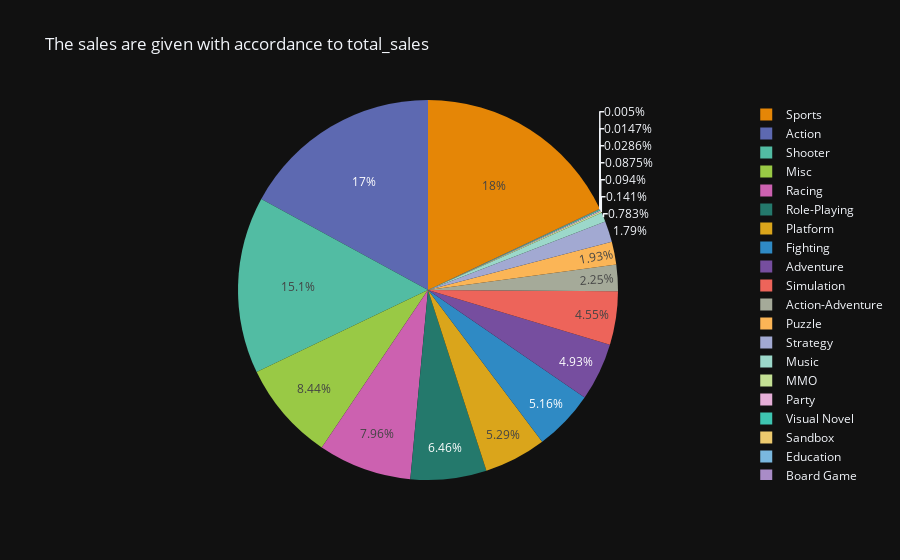
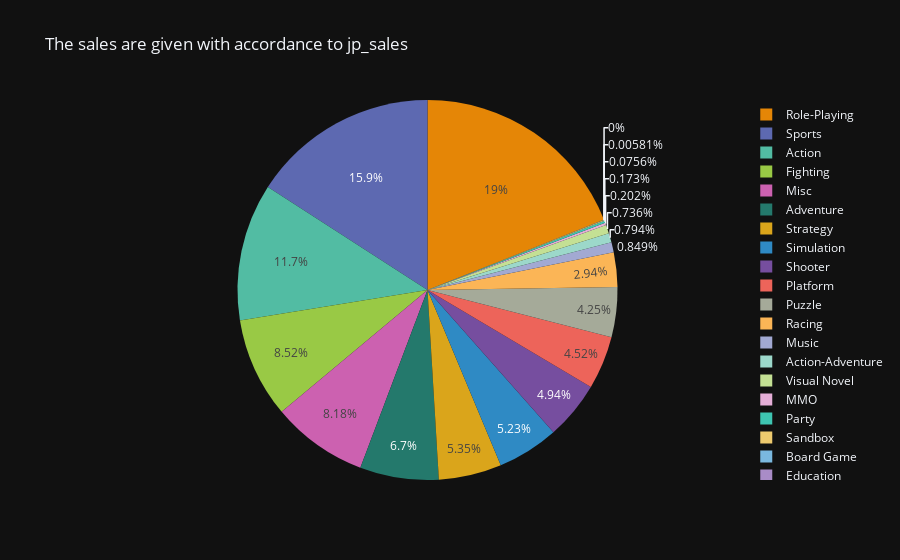
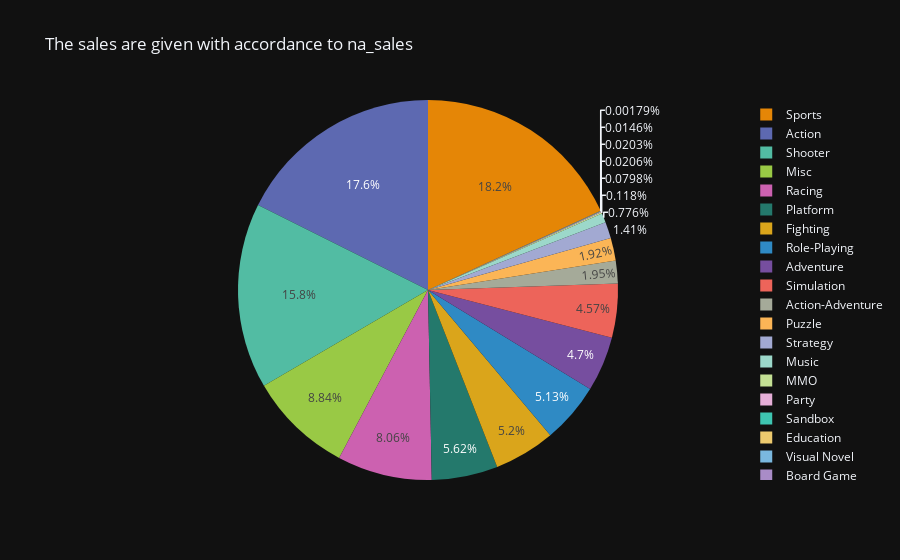
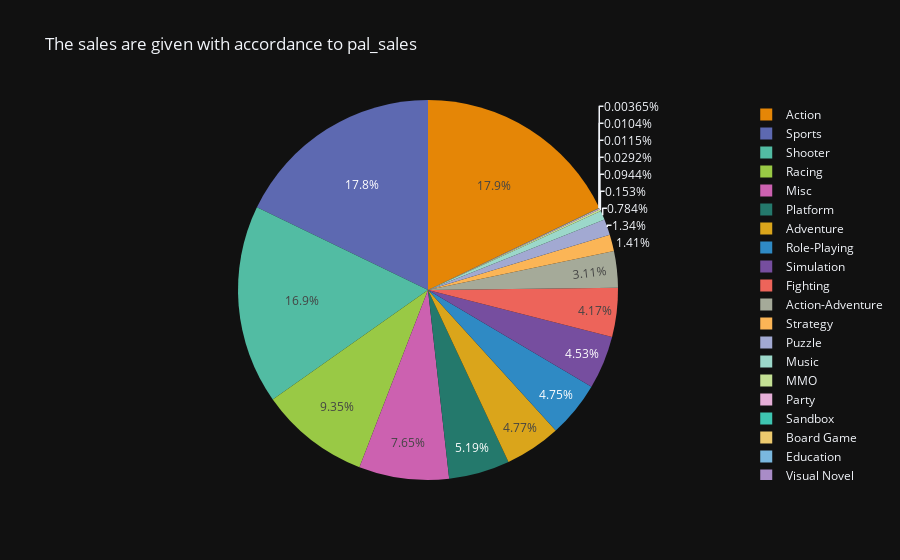

Notebook cell for these charts, in order:
### Markdown cell above
# THIS DISPLAYS WHICH GENRE IS PREFERED ON THE BASIS OF THE SALES

### Code cell
for key_a in salesarr:
    HighestDf = dfN_PopularConsole.sort_values(by=f'{key_a}', ascending = False)[:15]
    for key_b, value_b in salesarr.items():
        if key_b == key_a:
            figHist = px.histogram(HighestDf, x= HighestDf['console'], y = HighestDf[f'{key_b}'], color=HighestDf['console'], labels={'console': 'Console',f'{key_b}':'copies in million'}, color_discrete_sequence= ["#4E79A7", "#F28E2B", "#E15759", "#76B7B2", "#59A14F", "#EDC949", "#AF7AA1", "#FF9DA7", "#9C755F", "#BAB0AC", "#1F77B4", "#FF7F0E", "#2CA02C", "#D62728", "#9467BD"], text_auto=True, title=f'Top Consoles that contributed to {value_b}')
            figHist.show()

dfN_PopularGenre = dfN.drop(columns='release_date').drop(columns='last_update').groupby(['genre'], as_index=False).sum().copy()

for value in salesarr:
    pie_fig = px.pie(dfN_PopularGenre, values=f'{value}', names='genre',labels={f'{value}':f'{value}', 'genre':'Genre'}, color_discrete_sequence=px.colors.qualitative.Vivid, title=f'The sales are given with accordance to {value}')
    pie_fig.show()

### Figure 1 — Plotly figure (JSON) as saved in the notebook; plotly's stock layout.template omitted (floating-point values rounded to 4 significant figures)
{"data": [{"domain": {"x": [0.0, 1.0], "y": [0.0, 1.0]}, "hovertemplate": "Genre=%{label}<br>total_sales=%{value}<extra></extra>", "labels": ["Action", "Action-Adventure", "Adventure", "Board Game", "Education", "Fighting", "MMO", "Misc", "Music", "Party", "Platform", "Puzzle", "Racing", "Role-Playing", "Sandbox", "Shooter", "Simulation", "Sports", "Strategy", "Visual Novel"], "legendgroup": "", "name": "", "showlegend": true, "values": [1126.0, 148.5, 325.4, 0.33, 0.97, 341.1, 9.31, 557.8, 51.75, 6.21, 349.1, 127.3, 525.8, 426.8, 1.89, 995.5, 300.6, 1188.0, 118.3, 5.78], "type": "pie"}], "layout": {"legend": {"tracegroupgap": 0}, "title": {"text": "The sales are given with accordance to total_sales"}, "piecolorway": ["rgb(229, 134, 6)", "rgb(93, 105, 177)", "rgb(82, 188, 163)", "rgb(153, 201, 69)", "rgb(204, 97, 176)", "rgb(36, 121, 108)", "rgb(218, 165, 27)", "rgb(47, 138, 196)", "rgb(118, 78, 159)", "rgb(237, 100, 90)", "rgb(165, 170, 153)"]}}

### Figure 2 — Plotly figure (JSON) as saved in the notebook; plotly's stock layout.template omitted (floating-point values rounded to 4 significant figures)
{"data": [{"domain": {"x": [0.0, 1.0], "y": [0.0, 1.0]}, "hovertemplate": "Genre=%{label}<br>jp_sales=%{value}<extra></extra>", "labels": ["Action", "Action-Adventure", "Adventure", "Board Game", "Education", "Fighting", "MMO", "Misc", "Music", "Party", "Platform", "Puzzle", "Racing", "Role-Playing", "Sandbox", "Shooter", "Simulation", "Sports", "Strategy", "Visual Novel"], "legendgroup": "", "name": "", "showlegend": true, "values": [80.3, 5.46, 46.11, 0.04, 0.0, 58.61, 1.39, 56.24, 5.84, 1.19, 31.08, 29.27, 20.23, 130.6, 0.52, 33.99, 35.98, 109.3, 36.8, 5.06], "type": "pie"}], "layout": {"legend": {"tracegroupgap": 0}, "title": {"text": "The sales are given with accordance to jp_sales"}, "piecolorway": ["rgb(229, 134, 6)", "rgb(93, 105, 177)", "rgb(82, 188, 163)", "rgb(153, 201, 69)", "rgb(204, 97, 176)", "rgb(36, 121, 108)", "rgb(218, 165, 27)", "rgb(47, 138, 196)", "rgb(118, 78, 159)", "rgb(237, 100, 90)", "rgb(165, 170, 153)"]}}

### Figure 3 — Plotly figure (JSON) as saved in the notebook; plotly's stock layout.template omitted (floating-point values rounded to 4 significant figures)
{"data": [{"domain": {"x": [0.0, 1.0], "y": [0.0, 1.0]}, "hovertemplate": "Genre=%{label}<br>na_sales=%{value}<extra></extra>", "labels": ["Action", "Action-Adventure", "Adventure", "Board Game", "Education", "Fighting", "MMO", "Misc", "Music", "Party", "Platform", "Puzzle", "Racing", "Role-Playing", "Sandbox", "Shooter", "Simulation", "Sports", "Strategy", "Visual Novel"], "legendgroup": "", "name": "", "showlegend": true, "values": [589.7, 65.09, 157.3, 0.06, 0.68, 174.0, 3.95, 295.7, 25.97, 2.67, 188.0, 64.36, 269.7, 171.7, 0.69, 528.3, 152.8, 607.5, 47.06, 0.49], "type": "pie"}], "layout": {"legend": {"tracegroupgap": 0}, "title": {"text": "The sales are given with accordance to na_sales"}, "piecolorway": ["rgb(229, 134, 6)", "rgb(93, 105, 177)", "rgb(82, 188, 163)", "rgb(153, 201, 69)", "rgb(204, 97, 176)", "rgb(36, 121, 108)", "rgb(218, 165, 27)", "rgb(47, 138, 196)", "rgb(118, 78, 159)", "rgb(237, 100, 90)", "rgb(165, 170, 153)"]}}

### Figure 4 — Plotly figure (JSON) as saved in the notebook; plotly's stock layout.template omitted (floating-point values rounded to 4 significant figures)
{"data": [{"domain": {"x": [0.0, 1.0], "y": [0.0, 1.0]}, "hovertemplate": "Genre=%{label}<br>pal_sales=%{value}<extra></extra>", "labels": ["Action", "Action-Adventure", "Adventure", "Board Game", "Education", "Fighting", "MMO", "Misc", "Music", "Party", "Platform", "Puzzle", "Racing", "Role-Playing", "Sandbox", "Shooter", "Simulation", "Sports", "Strategy", "Visual Novel"], "legendgroup": "", "name": "", "showlegend": true, "values": [342.5, 59.52, 91.52, 0.22, 0.2, 79.84, 2.94, 146.7, 15.02, 1.81, 99.39, 25.78, 179.1, 91.02, 0.56, 324.7, 86.86, 341.9, 27.05, 0.07], "type": "pie"}], "layout": {"legend": {"tracegroupgap": 0}, "title": {"text": "The sales are given with accordance to pal_sales"}, "piecolorway": ["rgb(229, 134, 6)", "rgb(93, 105, 177)", "rgb(82, 188, 163)", "rgb(153, 201, 69)", "rgb(204, 97, 176)", "rgb(36, 121, 108)", "rgb(218, 165, 27)", "rgb(47, 138, 196)", "rgb(118, 78, 159)", "rgb(237, 100, 90)", "rgb(165, 170, 153)"]}}
